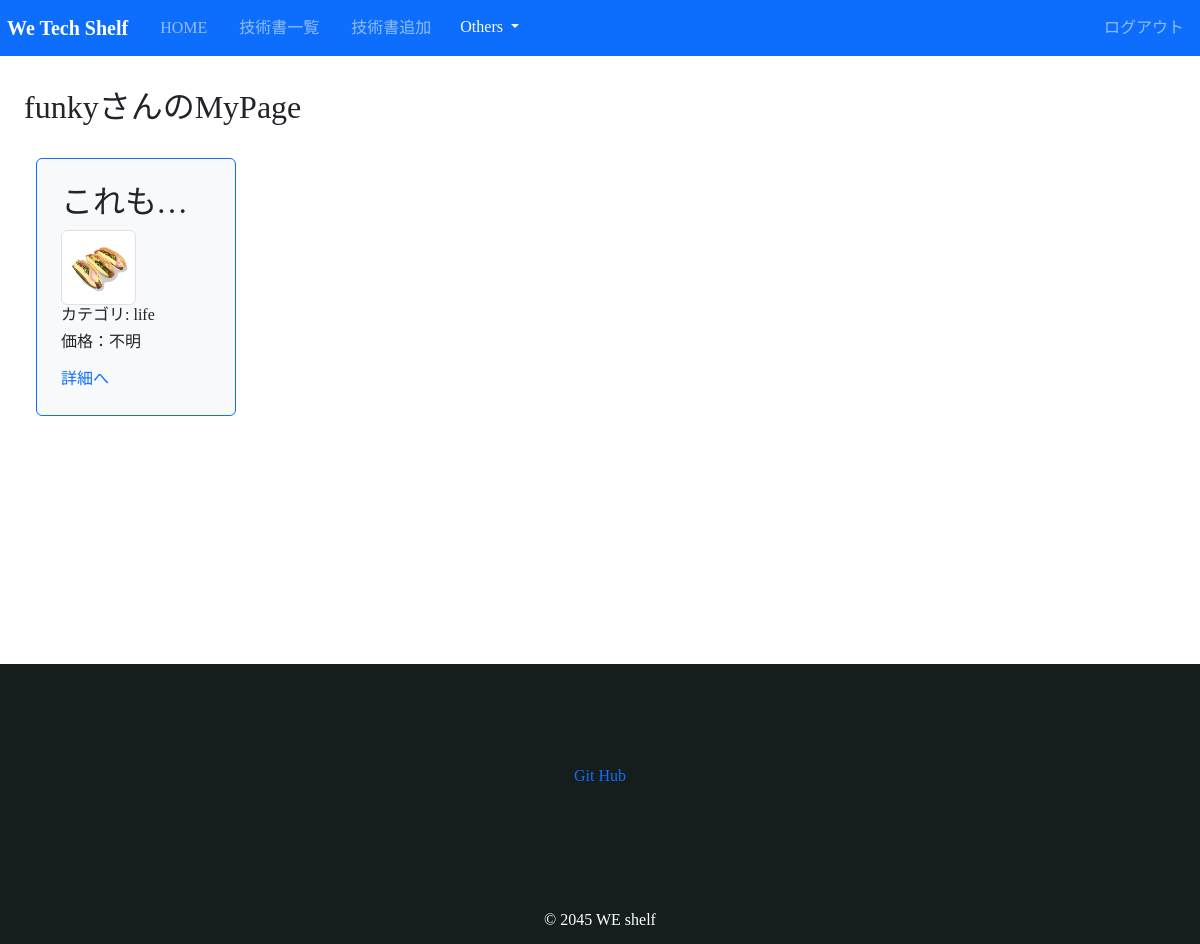
Page /mypage/ (signed in) on the earlier database version.
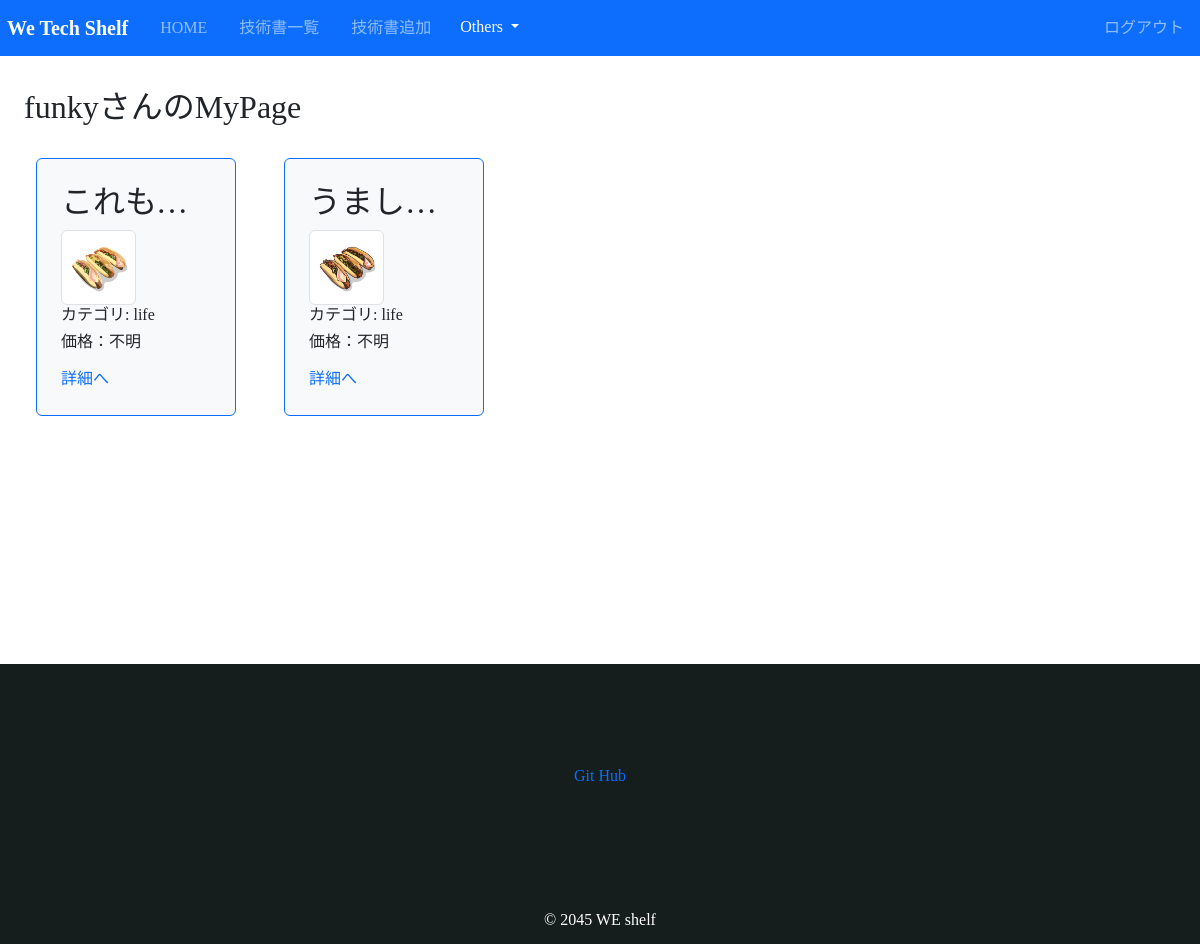
Same page on the later database version.
### book/models.py (models this page shows, shortened)
class FavoriteBook(models.Model):
    user = models.ForeignKey('auth.User', on_delete=models.CASCADE)
    book = models.ForeignKey(Book, on_delete=models.CASCADE)
    added_at = models.DateTimeField(auto_now_add=True)
    class Meta:
        unique_together = ['user', 'book']  # 1つの投稿に対して1ユーザー1お気に入り制約

class Book(models.Model):
    title = models.CharField(max_length=100)
    text = models.TextField()
    thumbnail = models.ImageField(null=True, blank=True)
    category = models.CharField(max_length=100, choices=CATEGORY)
    user = models.ForeignKey('auth.User', on_delete=models.CASCADE)
    price = models.IntegerField(null=True, blank=True)
    url = models.URLField(null=True, blank=True)

### book/views.py (the view)
# urls.py: path('mypage/', views.mypage, name='mypage'),
def mypage(request):
    favorite_books = FavoriteBook.objects.filter(user=request.user).select_related('book')
    return render(request, 'book/mypage.html', {'favorite_books': favorite_books})

### book/templates/book/mypage.html (shortened to what this page needs)
{% extends 'base.html' %}
{% block content %}
<h2>{{ user }}さんのMyPage</h2>
{% if favorite_books %}
<div class="row neworder">
  {% for favorite in favorite_books %}
  <div class="p-4 m-4 bg-light border border-primary rounded disp1 item">
    <h2 class="text-dark text-truncate">{{ favorite.book.title }}</h2>
    <img src="{{ favorite.book.thumbnail.url }}" class="img-thumbnail disp1" alt="thumbnail">
    <h6 >カテゴリ: {{ favorite.book.category }}</h6>
    {% if item.price == Null %}
    <h6>価格：不明</h6>
    {% else %}
    <h6>価格：{{ favorite.book.price }} 円</h6>
    {% endif %}
    <div class="mt-3">
      <a href="{% url 'detail-book' favorite.book.pk %}">詳細へ</a>
    </div>
  </div>
  {% endfor %}
</div>
{% else %}
  <p>お気に入りに追加された投稿はありません。</p>
{% endif %}
{% endblock content %}

Differences in the rows shown:
added FavoriteBook: book "うまし…", book.thumbnail (picture), book.category "life"
